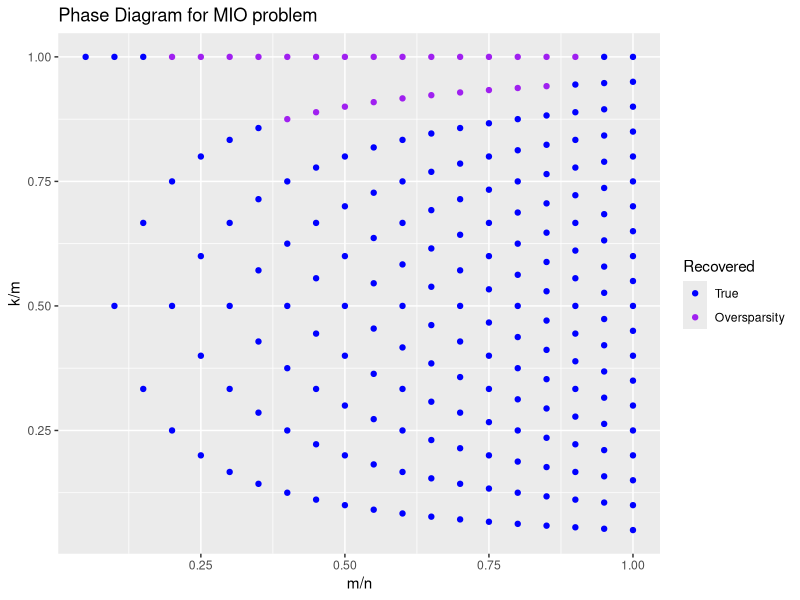
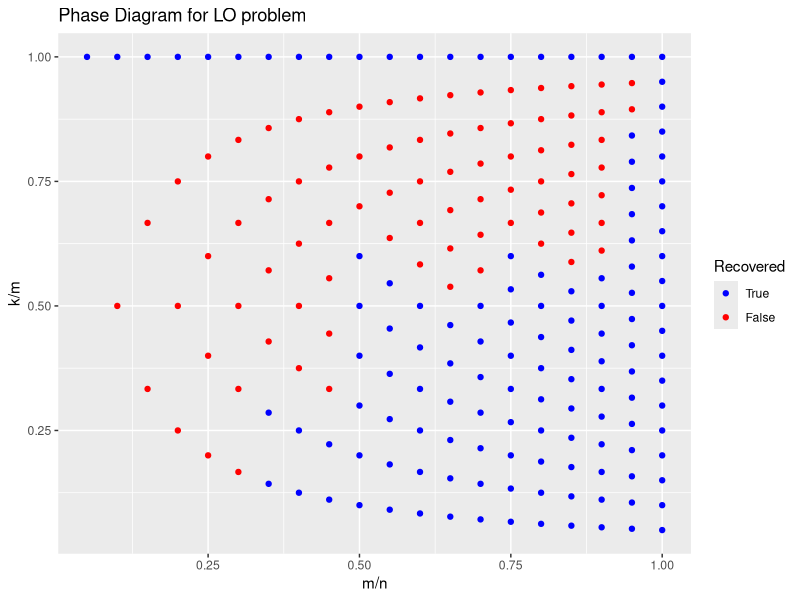

The R source for these figures, in order:
phase_L0 = as.matrix(read.csv("phase_L0.csv", header=FALSE))
phase_L1 = as.matrix(read.csv("phase_L1.csv", header=FALSE))

n = 20
df_L0 = data.frame(m_n=1/n,k_m=1,recovered=TRUE)
df_L1 = data.frame(m_n=1/n,k_m=1,recovered=TRUE)

for (m in c(2:n))
{
  for (k in c(1:m))
  {
    if(phase_L0[m,k]==1){
      df_L0 = rbind(df_L0, c(m/n,k/m,TRUE))
    } else {
      df_L0 = rbind(df_L0, c(m/n,k/m,FALSE))
    }
    if(phase_L1[m,k]==1){
      df_L1 = rbind(df_L1, c(m/n,k/m,TRUE))
    }else{
      df_L1 = rbind(df_L1, c(m/n,k/m,FALSE))
    }
  }
}

df_L0$recovered <- factor(df_L0$recovered, rev(levels(factor(df_L0$recovered))))
df_L1$recovered <- factor(df_L1$recovered, rev(levels(factor(df_L1$recovered))))

library(ggplot2)
g1 = ggplot(df_L0, aes(m_n,k_m)) + geom_point(aes(color=factor(recovered))) +
  scale_color_manual(name="Recovered", values=c("blue","purple"), labels=c("True", "Oversparsity")) + 
  ggtitle("Phase Diagram for MIO problem") +
  labs(x="m/n", y="k/m")
g2 = ggplot(df_L1, aes(m_n,k_m)) + geom_point(aes(color=factor(recovered))) +
  scale_color_manual(name="Recovered", values=c("blue","red"), labels=c("True", "False")) + 
  ggtitle("Phase Diagram for LO problem") +
  labs(x="m/n", y="k/m")

ggsave("phase_MIO.pdf", g1)
ggsave("phase_LO.pdf", g2)


